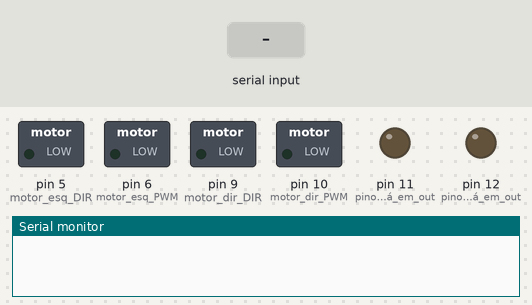
Bench run of a sketch on a simulated Arduino Uno, built with avr-gcc and run on an emulated ATmega328P. Shown: switched loads named in the sketch (green lamp = pin HIGH), output pins drawn as LEDs (lit = HIGH), the last lines printed to the serial monitor. The test bench sets the inputs (shaded band).

Above: at 1.2 s.
1.3 s: "90,45\n" received over Serial
At 2.4 s:
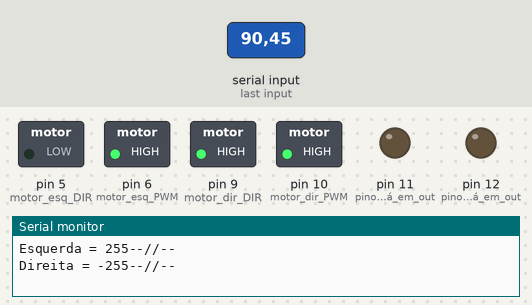
2.8 s: "1\n" received over Serial
At 3.4 s:
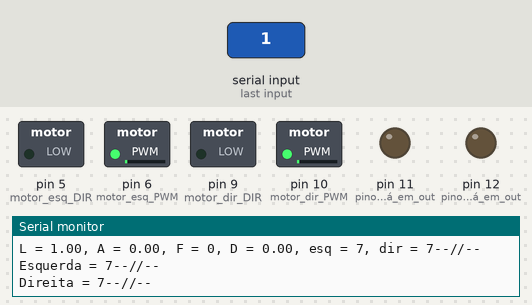
4.3 s: "30,150\n" received over Serial
At 5.0 s:
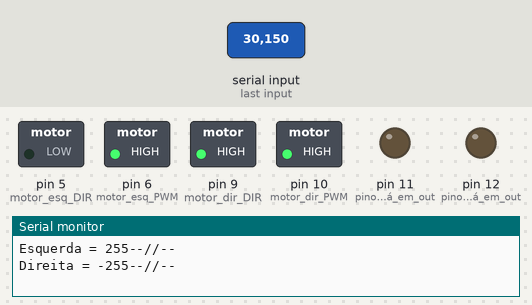
5.8 s: "90\n" received over Serial
At 7.0 s:
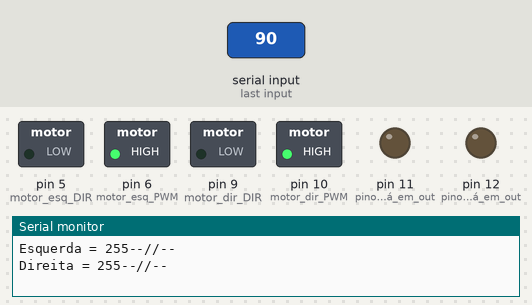
7.3 s: "1,90\n" received over Serial
At 8.0 s:
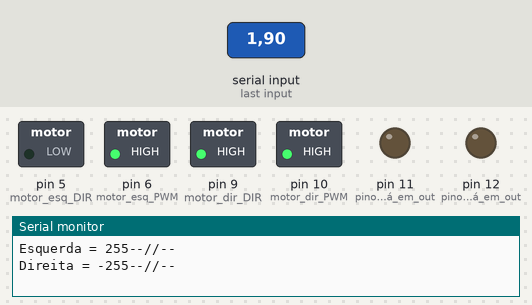
8.8 s: "200\n" received over Serial
At 10.0 s:
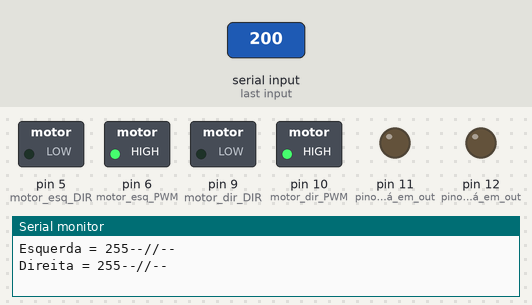
Timing chart, 0 to 11.3 s (numbered marks = the images above; inputs shaded):
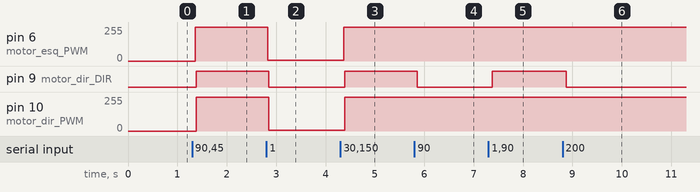

The sketch:

ard_bolinha.ino
```cpp
/* Esteira_movimento.ino
* Versão 0.3
*
* Código para movimentar a esteira da Autobotz, utilizando o HAMS, a partir
* de comandos enviados por um nó do ROS que contem o algoritmo de decisão
* de movimento.
*
* v_0.3: Pacote rosserial_arduino substituido pela biblioteca rs232.h
* __________________________________________________________________________
*/

#define motor_esq_DIR 5
#define motor_esq_PWM 6
#define motor_dir_DIR 9
#define motor_dir_PWM 10
#define largura 50 // Distância entre as rodas (esteiras) em cm
#define velpwm_conv 7.7 // Constante de conversão de cm/s para PWM

void Mover(int vel_pwm, int dir, int PWM)
{
  if(vel_pwm > 255)
    vel_pwm = 255;
  else if(vel_pwm < -255)
    vel_pwm = -255;

  if (PWM == motor_dir_PWM)
    Serial.print("Direita = ");
  else if (PWM == motor_esq_PWM)
    Serial.print("Esquerda = ");
  else
    Serial.print("What the fuck = ");

  Serial.print(vel_pwm);
  Serial.println("--//--");

  if(vel_pwm < 0)
    digitalWrite(dir,HIGH);
  else
    digitalWrite(dir,LOW);

  analogWrite(PWM,abs(vel_pwm));
}

float vel_linear = 0, vel_angular = 0;
int pwm_esq = 0, pwm_dir = 0, flag = 0;
int i;
char comando[20];
boolean stringCompleta = false;

// ___________________________________________________________________________
void setup()
{
  Serial.begin(9600);
  pinMode(motor_esq_PWM,OUTPUT);
  pinMode(motor_esq_DIR,OUTPUT);
  pinMode(motor_dir_PWM,OUTPUT);
  pinMode(motor_dir_DIR,OUTPUT);
  pinMode(12,OUTPUT); //pino que conectará em outro arduino
  pinMode(11,OUTPUT); //pino que conectará em outro arduino
}
void loop()
{
  if (stringCompleta)
  {
    stringCompleta = false;
    float vel_diferencial = vel_angular * largura;
    pwm_esq = velpwm_conv * (vel_linear + vel_diferencial/2);
    pwm_dir = velpwm_conv * (vel_linear - vel_diferencial/2);

    // printa no serial monitor
    Serial.print("L = ");
    Serial.print(vel_linear);
    Serial.print(", A = ");
    Serial.print(vel_angular);
    Serial.print(", F = ");
    Serial.print(flag);
    Serial.print(", D = ");
    Serial.print(vel_diferencial);
    Serial.print(", esq = ");
    Serial.print(pwm_esq);
    Serial.print(", dir = ");
    Serial.print(pwm_dir);
    Serial.println("--//--");

    switch(flag){
      case 0:                         // Movimento normal
        Mover(pwm_esq, motor_esq_DIR, motor_esq_PWM);
        Mover(pwm_dir, motor_dir_DIR, motor_dir_PWM);
        digitalWrite(12,LOW); // envia sinal para o Buzzer
        digitalWrite(11,LOW); // envia sinal para o Buzzer
        break;

      case -1:                        // Giro em torno do próprio eixo (esquerda)

        Mover(-100, motor_esq_DIR, motor_esq_PWM);
        Mover(100, motor_dir_DIR, motor_dir_PWM);
        digitalWrite(12,HIGH); // envia sinal para o Buzzer
        digitalWrite(11,LOW); // envia sinal para o Buzzer
        break;

      case 1:                         // Giro em torno do próprio eixo (direita)

        Mover(100, motor_esq_DIR, motor_esq_PWM);
        Mover(-100, motor_dir_DIR, motor_dir_PWM);
        digitalWrite(12,LOW); // envia sinal para o Buzzer
        digitalWrite(11,HIGH); // envia sinal para o Buzzer
        break;

      default:                        // Esteira parada
        Mover(0, motor_esq_DIR, motor_esq_PWM);
        Mover(0, motor_dir_DIR, motor_dir_PWM);
        digitalWrite(12,LOW); // envia sinal para o Buzzer
        digitalWrite(11,LOW); // envia sinal para o Buzzer
        break;
    }
  }
  delay(5);
}

void serialEvent()
{
  if(Serial.available())
  {
    comando[i] = Serial.read();
    if (comando[i++] == '\n')
    {
      while(Serial.available())
        Serial.read();

      i = 0;
      vel_linear = atof(strtok(comando,",")); // Obtém valor da velocidade linear da string comando
      vel_angular = atof(strtok(NULL,",")); // Obtém valor da velocidade angular da string comando
      flag = atoi(strtok(NULL,"\n")); // Obtém valor do flag da string comando
      stringCompleta = true;
      Serial.flush();
    }
  }
}
```

Measured:
- after the input at 1.3 s, pin 6 (motor_esq_PWM): 0/255 → 255/255 after 0.06 s; pin 9 (motor_dir_DIR): LOW → HIGH after 0.09 s; pin 10 (motor_dir_PWM): 0/255 → 255/255 after 0.09 s
- after the input at 2.8 s, pin 6 (motor_esq_PWM): 255/255 → 7/255 at once; pin 9 (motor_dir_DIR): HIGH → LOW after 0.05 s; pin 10 (motor_dir_PWM): 255/255 → 7/255 after 0.05 s
- after the input at 4.3 s, pin 6 (motor_esq_PWM): 7/255 → 255/255 after 0.07 s; pin 9 (motor_dir_DIR): LOW → HIGH after 0.09 s; pin 10 (motor_dir_PWM): 7/255 → 255/255 after 0.09 s
- after the input at 5.8 s, pin 9 (motor_dir_DIR): HIGH → LOW after 0.06 s
- after the input at 7.3 s, pin 9 (motor_dir_DIR): LOW → HIGH after 0.08 s
- after the input at 8.8 s, pin 9 (motor_dir_DIR): HIGH → LOW after 0.07 s
